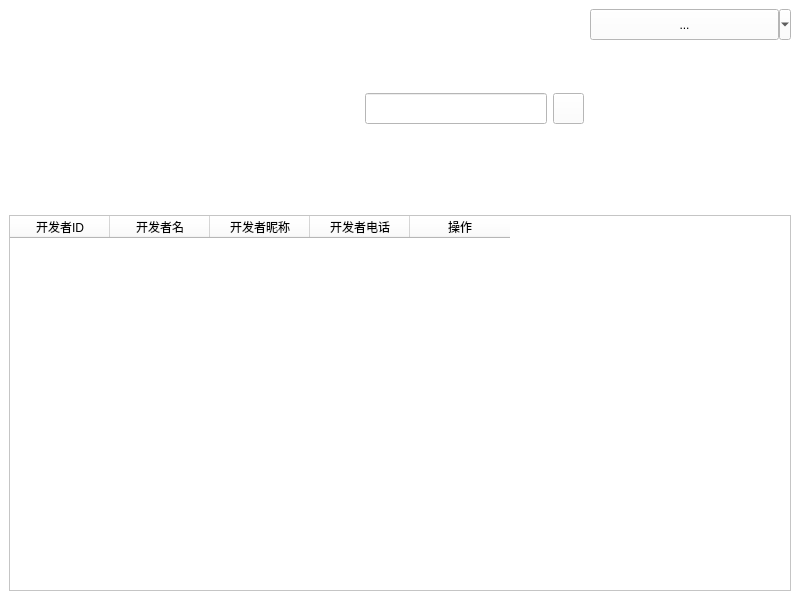
<?xml version="1.0" encoding="UTF-8"?>
<ui version="4.0">
 <class>AdminDeveloperWindow</class>
 <widget class="QMainWindow" name="AdminDeveloperWindow">
  <property name="geometry">
   <rect>
    <x>0</x>
    <y>0</y>
    <width>800</width>
    <height>600</height>
   </rect>
  </property>
  <property name="minimumSize">
   <size>
    <width>500</width>
    <height>500</height>
   </size>
  </property>
  <property name="windowTitle">
   <string>Stepic 管理员管理开发者界面</string>
  </property>
  <property name="windowIcon">
   <iconset>
    <normaloff>../image/游戏.png</normaloff>../image/游戏.png</iconset>
  </property>
  <property name="styleSheet">
   <string notr="true">background-color: rgb(255, 255, 255);</string>
  </property>
  <property name="toolButtonStyle">
   <enum>Qt::ToolButtonTextBesideIcon</enum>
  </property>
  <widget class="QWidget" name="centralwidget">
   <layout class="QGridLayout" name="gridLayout">
    <item row="0" column="3" alignment="Qt::AlignRight|Qt::AlignTop">
     <widget class="QToolButton" name="menu_Button">
      <property name="sizePolicy">
       <sizepolicy hsizetype="Fixed" vsizetype="Fixed">
        <horstretch>1</horstretch>
        <verstretch>1</verstretch>
       </sizepolicy>
      </property>
      <property name="minimumSize">
       <size>
        <width>201</width>
        <height>31</height>
       </size>
      </property>
      <property name="maximumSize">
       <size>
        <width>201</width>
        <height>31</height>
       </size>
      </property>
      <property name="text">
       <string>...</string>
      </property>
      <property name="icon">
       <iconset>
        <normaloff>../image/游戏.png</normaloff>../image/游戏.png</iconset>
      </property>
      <property name="popupMode">
       <enum>QToolButton::MenuButtonPopup</enum>
      </property>
      <property name="toolButtonStyle">
       <enum>Qt::ToolButtonTextBesideIcon</enum>
      </property>
     </widget>
    </item>
    <item row="0" column="1">
     <widget class="QLineEdit" name="lineEdit">
      <property name="sizePolicy">
       <sizepolicy hsizetype="Expanding" vsizetype="Fixed">
        <horstretch>1</horstretch>
        <verstretch>1</verstretch>
       </sizepolicy>
      </property>
      <property name="minimumSize">
       <size>
        <width>21</width>
        <height>31</height>
       </size>
      </property>
      <property name="maximumSize">
       <size>
        <width>16777215</width>
        <height>31</height>
       </size>
      </property>
     </widget>
    </item>
    <item row="1" column="0" colspan="4">
     <widget class="QTableWidget" name="developer_table">
      <property name="sizePolicy">
       <sizepolicy hsizetype="Expanding" vsizetype="Expanding">
        <horstretch>4</horstretch>
        <verstretch>6</verstretch>
       </sizepolicy>
      </property>
      <property name="contextMenuPolicy">
       <enum>Qt::DefaultContextMenu</enum>
      </property>
      <property name="dragDropMode">
       <enum>QAbstractItemView::NoDragDrop</enum>
      </property>
      <property name="selectionMode">
       <enum>QAbstractItemView::NoSelection</enum>
      </property>
      <property name="textElideMode">
       <enum>Qt::ElideMiddle</enum>
      </property>
      <column>
       <property name="text">
        <string>开发者ID</string>
       </property>
      </column>
      <column>
       <property name="text">
        <string>开发者名</string>
       </property>
      </column>
      <column>
       <property name="text">
        <string>开发者昵称</string>
       </property>
      </column>
      <column>
       <property name="text">
        <string>开发者电话</string>
       </property>
      </column>
      <column>
       <property name="text">
        <string>操作</string>
       </property>
      </column>
     </widget>
    </item>
    <item row="0" column="0">
     <widget class="QLabel" name="logo">
      <property name="sizePolicy">
       <sizepolicy hsizetype="Fixed" vsizetype="Fixed">
        <horstretch>1</horstretch>
        <verstretch>2</verstretch>
       </sizepolicy>
      </property>
      <property name="minimumSize">
       <size>
        <width>350</width>
        <height>200</height>
       </size>
      </property>
      <property name="maximumSize">
       <size>
        <width>350</width>
        <height>200</height>
       </size>
      </property>
      <property name="text">
       <string/>
      </property>
      <property name="pixmap">
       <pixmap>../image/游戏大logo.png</pixmap>
      </property>
      <property name="alignment">
       <set>Qt::AlignCenter</set>
      </property>
     </widget>
    </item>
    <item row="0" column="2">
     <widget class="QPushButton" name="pushButton">
      <property name="sizePolicy">
       <sizepolicy hsizetype="Minimum" vsizetype="Fixed">
        <horstretch>1</horstretch>
        <verstretch>1</verstretch>
       </sizepolicy>
      </property>
      <property name="minimumSize">
       <size>
        <width>31</width>
        <height>31</height>
       </size>
      </property>
      <property name="maximumSize">
       <size>
        <width>31</width>
        <height>31</height>
       </size>
      </property>
      <property name="text">
       <string/>
      </property>
      <property name="icon">
       <iconset>
        <normaloff>../image/search.jpg</normaloff>../image/search.jpg</iconset>
      </property>
     </widget>
    </item>
   </layout>
  </widget>
 </widget>
 <resources/>
 <connections/>
</ui>
